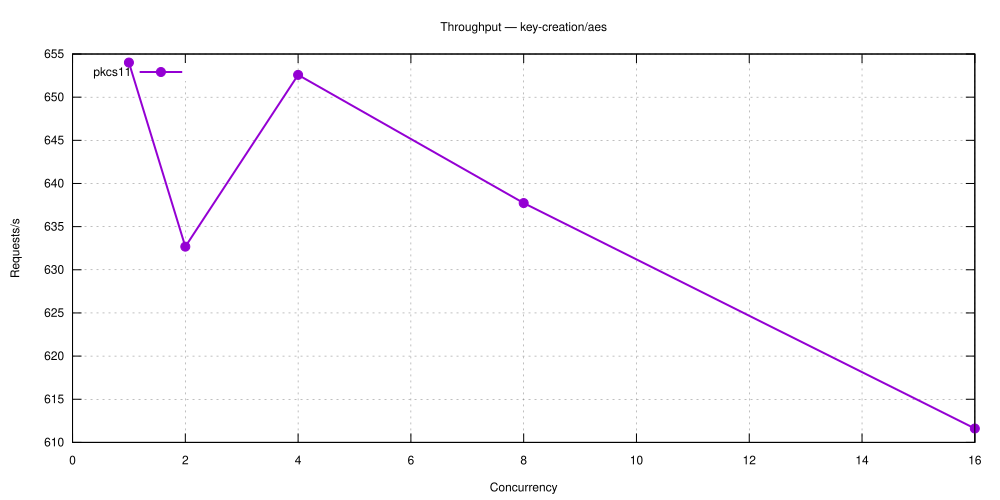

Reproduce this figure in gnuplot.
set terminal svg size 1000,500 enhanced font 'Helvetica,12'
set output 'key-creation_aes.svg'
set title 'Throughput — key-creation/aes'
set grid
set xlabel 'Concurrency'
set ylabel 'Requests/s'
set key top left
plot 'key-creation_aes-5.27.1-pkcs11.dat' using 1:2 with linespoints lw 2 pt 7 title 'pkcs11'
